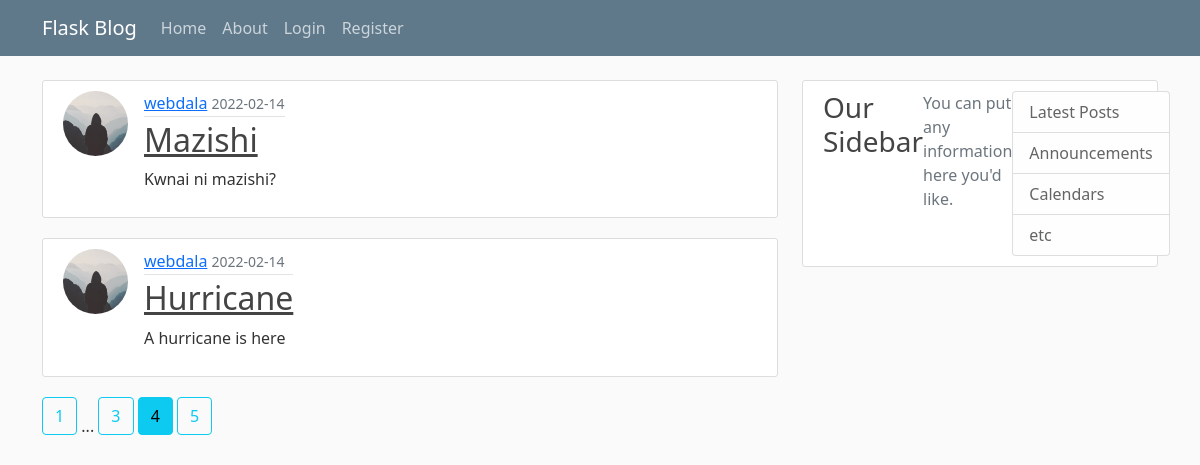
/home?page=4, run on the app's committed database.
### flaskblog/models.py (models this page shows, shortened)
class Post(db.Model):
    id = db.Column(db.Integer, primary_key=True)
    title = db.Column(db.String(100), nullable=False)
    date_posted = db.Column(db.DateTime, nullable=False, default=datetime.utcnow)
    content = db.Column(db.Text, nullable=False)
    user_id = db.Column(db.Integer, db.ForeignKey('user.id'), nullable=False)

class User(db.Model, UserMixin):
    id = db.Column(db.Integer, primary_key=True)
    username = db.Column(db.String(20), unique=True, nullable=False)
    email = db.Column(db.String(120), unique=True, nullable=False)
    image_file = db.Column(db.String(20), nullable=False, default='default.jpg')
    password = db.Column(db.String(60), nullable=False)
    posts = db.relationship('Post', backref='author', lazy=True)

### flaskblog/routes.py (the view)
@app.route('/')
@app.route('/home')
def home():
    page = request.args.get('page', 1, type=int)
    posts = Post.query.order_by(Post.date_posted.desc()).paginate(page=page, per_page=2)
    return render_template('home.html', posts=posts)

### flaskblog/templates/home.html
{% extends 'layout.html' %}
{% block content %}
    {% for post in posts.items %}
    <article class="media content-section">
      <div>
        <img src="{{ url_for('static', filename='profile_pics/' + post.author.image_file) }}" alt="profile-pic" class="rounded-circle article-img">
      </div>
      <div class="media-body">
        <div class="article-metadata">
          <a class="mr-2" href="{{ url_for('account', username=post.author.username) }}">{{ post.author.username }}</a>
          <small class="text-muted">{{ post.date_posted.strftime('%Y-%m-%d') }}</small>
        </div>
        <h2><a class="article-title" href="{{ url_for('post', post_id=post.id) }}">{{ post.title }}</a></h2>
        <p class="article-content">{{ post.content }}</p>
      </div>
    </article>
    {% endfor %}
    {% for page_num in posts.iter_pages(left_edge=1, right_edge=1, left_current=1, right_current=2) %}
      {% if page_num %}
        {% if page_num == posts.page %}
          <a href="{{ url_for('home', page=page_num) }}" class="btn btn-info mb-4">{{page_num}}</a>
        {% else %}
          <a href="{{ url_for('home', page=page_num) }}" class="btn btn-outline-info mb-4">{{page_num}}</a>
        {% endif %}
      {% else %}
        ...
      {% endif %}
    {% endfor %}
{% endblock %}

### flaskblog/static/main.css (style rules this page uses)
body { background: #fafafa; color: #333333; margin-top: 5rem; }
h1, h2, h3, h4, h5, h6 { color: #444444; }
.content-section { background: #ffffff; padding: 10px 20px; border: 1px solid #dddddd; border-radius: 3px; margin-bottom: 20px; display: flex; }
.article-title { color: #444444; }
.article-content { white-space: pre-line; }
.article-img { height: 65px; width: 65px; margin-right: 16px; }
.article-metadata { padding-bottom: 1px; margin-bottom: 4px; border-bottom: 1px solid #e3e3e3 }

### data on the page
Post: image_file (placeholder picture), author.username "webdala", date_posted "2022-02-14", title "Mazishi", content "Kwnai ni mazishi?"
Post: image_file (placeholder picture), author.username "webdala", date_posted "2022-02-14", title "Hurricane", content "A hurricane is here"

### other printed values
{{ page_num }} "1" "3" "5"
{{ page_num }} "4"
